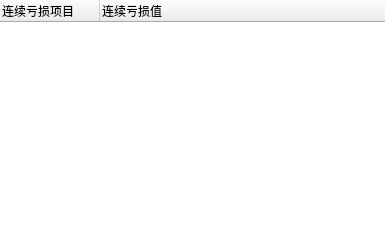
<?xml version="1.0" encoding="UTF-8"?>
<ui version="4.0">
 <class>Form</class>
 <widget class="QWidget" name="Form">
  <property name="geometry">
   <rect>
    <x>0</x>
    <y>0</y>
    <width>385</width>
    <height>225</height>
   </rect>
  </property>
  <property name="windowTitle">
   <string>Form</string>
  </property>
  <widget class="QWidget" name="verticalLayoutWidget">
   <property name="geometry">
    <rect>
     <x>-1</x>
     <y>-1</y>
     <width>391</width>
     <height>231</height>
    </rect>
   </property>
   <layout class="QVBoxLayout" name="verticalLayout">
    <item>
     <widget class="QTreeWidget" name="m_continuousLoseTreeWidget">
      <column>
       <property name="text">
        <string>连续亏损项目</string>
       </property>
      </column>
      <column>
       <property name="text">
        <string>连续亏损值</string>
       </property>
      </column>
     </widget>
    </item>
   </layout>
  </widget>
 </widget>
 <resources/>
 <connections/>
</ui>
